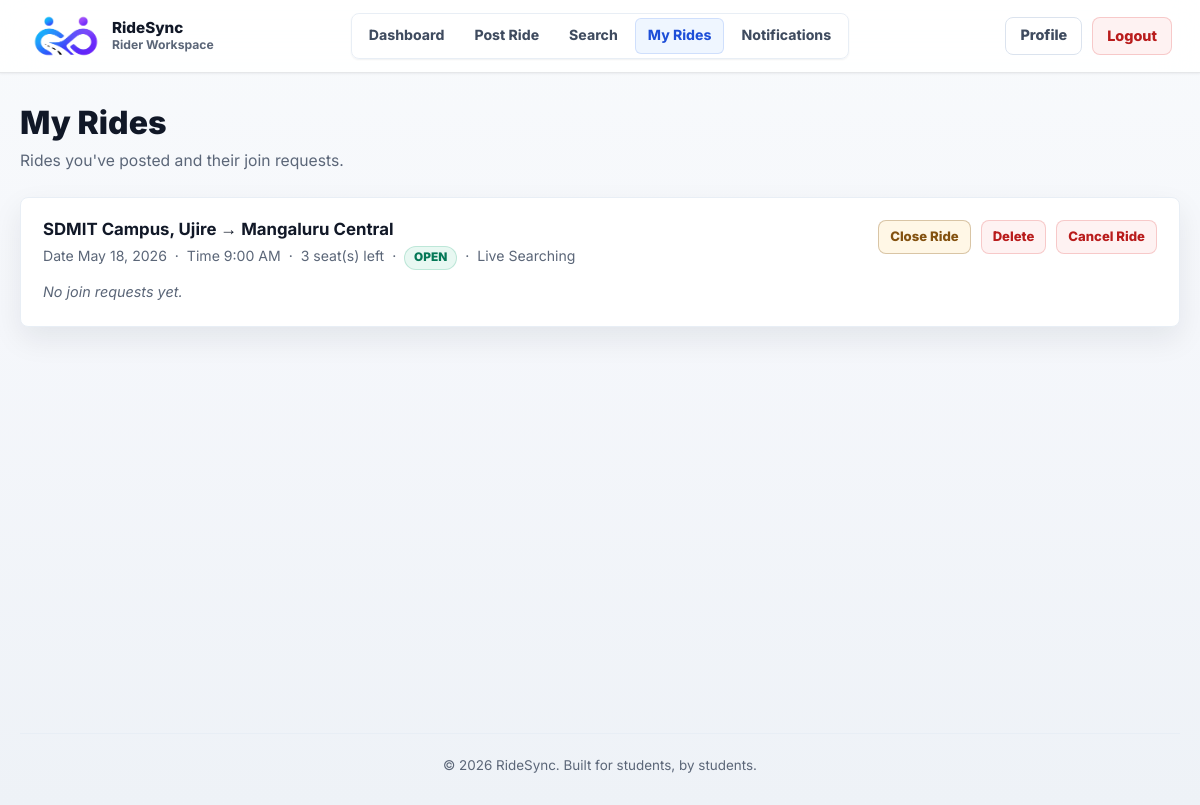
Screenshot of /pages/my_rides.php (signed in) with the database file from the repository.
### tables this page shows
CREATE TABLE IF NOT EXISTS rides (
  id INT UNSIGNED NOT NULL AUTO_INCREMENT,
  user_id INT UNSIGNED NOT NULL,
  origin VARCHAR(150) NOT NULL,
  destination VARCHAR(150) NOT NULL,
  origin_lat DECIMAL(10, 7) NULL,
  origin_lng DECIMAL(10, 7) NULL,
  destination_lat DECIMAL(10, 7) NULL,
  destination_lng DECIMAL(10, 7) NULL,
  route_distance_km DECIMAL(8, 2) NULL,
  travel_date DATE NOT NULL,
  travel_time TIME NOT NULL,
  seats_available TINYINT UNSIGNED NOT NULL DEFAULT 1,
  status ENUM('open', 'closed', 'cancelled') NOT NULL DEFAULT 'open',
  created_at TIMESTAMP NOT NULL DEFAULT CURRENT_TIMESTAMP,
  PRIMARY KEY (id),
  KEY idx_rides_user_id (user_id),
  KEY idx_rides_search (status, travel_date, travel_time),
  KEY idx_rides_user_status_time (user_id, status, travel_date, travel_time),
  CONSTRAINT fk_rides_user
    FOREIGN KEY (user_id) REFERENCES users(id)
    ON DELETE CASCADE
);

### pages/my_rides.php (the view, shortened to what this page needs)
<?php
require_once __DIR__ . '/../config/db.php';
$user_id = (int) $_SESSION['user_id'];
$stmt = $conn->prepare("
    SELECT r.*,
           COALESCE(ls.live_status, 'searching') AS live_status,
           ls.driver_id,
           (SELECT COUNT(*) FROM matches WHERE ride_id = r.id) AS match_count,
           (SELECT COUNT(*) FROM matches WHERE ride_id = r.id AND status = 'accepted') AS accepted_count
    FROM rides r
    LEFT JOIN ride_live_status ls ON ls.ride_id = r.id
    WHERE r.user_id = ?
    ORDER BY r.travel_date DESC, r.travel_time DESC
");
$stmt->bind_param("i", $user_id);
$stmt->execute();
$rides = $stmt->get_result();
require_once __DIR__ . '/../includes/header.php';
?>
<div class="page-header">
    <h1>My Rides</h1>
    <p>Rides you've posted and their join requests.</p>
</div>
<?php if ($rides->num_rows === 0): ?>
    <div class="empty-state">
        <p>You haven't posted any rides yet.</p>
        <a href="/ridesync/pages/post_ride.php" class="btn btn-primary">Post Your First Ride</a>
    </div>
<?php else: ?>
    <?php while ($ride = $rides->fetch_assoc()): ?>
        <?php
        $liveStatus = $ride['live_status'] ?? 'searching';
        $hasStartedLifecycle = in_array($liveStatus, ['driver_assigned', 'arriving', 'active', 'completed', 'cancelled'], true);
        $canCloseRide = $ride['status'] === 'open' && !in_array($liveStatus, ['active', 'completed', 'cancelled'], true);
        $canDeleteRide = (int) ($ride['match_count'] ?? 0) === 0 && !$hasStartedLifecycle;
        $canCancelRide = $ride['status'] === 'open' && !in_array($liveStatus, ['active', 'completed', 'cancelled'], true);
        ?>
        <div class="ride-manage-card <?php echo $ride['status'] !== 'open' ? 'ride-closed' : ''; ?>">
            <div class="ride-manage-header">
                <div>
                    <h2><?php echo htmlspecialchars($ride['origin']); ?> &rarr; <?php echo htmlspecialchars($ride['destination']); ?></h2>
                    <p class="ride-meta">
                        Date <?php echo date('M j, Y', strtotime($ride['travel_date'])); ?>
                        &nbsp;&middot;&nbsp;
                        Time <?php echo date('g:i A', strtotime($ride['travel_time'])); ?>
                        &nbsp;&middot;&nbsp;
                        <?php echo (int) $ride['seats_available']; ?> seat(s) left
                        &nbsp;&middot;&nbsp;
                        <span class="status-badge status-<?php echo $ride['status']; ?>">
                            <?php echo ucfirst($ride['status']); ?>
                        </span>
                        &nbsp;&middot;&nbsp;
                        Live <?php echo ucwords(str_replace('_', ' ', htmlspecialchars($liveStatus))); ?>
                    </p>
                </div>
                <div class="ride-manage-actions">
                    <?php if ($canCloseRide): ?>
                        <form method="POST" style="display:inline;">
                            <button type="submit" name="ride_action" value="close" class="btn btn-small btn-warning">Close Ride</button>
                        </form>
                    <?php endif; ?>
                    <?php if ($canDeleteRide): ?>
                        <form method="POST" style="display:inline;" data-confirm-message="Delete this ride permanently?">
                            <button type="submit" name="ride_action" value="delete" class="btn btn-small btn-danger">Delete</button>
                        </form>
                    <?php endif; ?>
                    <?php if ($canCancelRide): ?>
                        <form action="/ridesync/actions/cancel_ride_action.php" method="POST"
                              data-confirm-message="Cancel this ride? All match requests will be rejected.">
                            <button type="submit" class="btn btn-danger btn-sm">Cancel Ride</button>
                        </form>
                    <?php endif; ?>
                </div>
            </div>
            <?php
            $m_stmt = $conn->prepare("
                SELECT m.id AS match_id, m.status AS match_status, m.match_score, m.route_overlap_percent, m.created_at AS requested_at,
                       u.name, u.email, u.college, u.gender
                FROM matches m
                JOIN users u ON m.matched_user_id = u.id
                WHERE m.ride_id = ?
                ORDER BY m.created_at DESC
            ");
            $m_stmt->bind_param("i", $ride['id']);
            $m_stmt->execute();
            $match_requests = $m_stmt->get_result();
            ?>
            <?php if ($match_requests->num_rows > 0): ?>
                <div class="match-requests-section">
                    <h4>Join Requests (<?php echo $match_requests->num_rows; ?>)</h4>
                    <div class="match-list">
                        <?php while ($m = $match_requests->fetch_assoc()): ?>
                            <div class="match-item">
                                <div class="match-info">
                                    <strong><?php echo htmlspecialchars($m['name']); ?></strong>
                                    <span class="match-detail"><?php echo htmlspecialchars($m['college']); ?> · <?php echo $m['gender']; ?></span>
                                    <span class="match-detail"><?php echo htmlspecialchars($m['email']); ?></span>
                                    <span class="match-detail">Requested <?php echo date('M j, g:i A', strtotime($m['requested_at'])); ?></span>
                                    <?php if ($m['match_score'] !== null): ?>
                                        <span class="match-detail">Smart score <?php echo number_format((float) $m['match_score'], 1); ?>% &middot; <?php echo (int) $m['route_overlap_percent']; ?>% overlap</span>
                                    <?php endif; ?>
                                </div>
                                <div class="match-actions">
                                    <?php if ($m['match_status'] === 'pending'): ?>
                                        <form method="POST" action="/ridesync/actions/match_action.php" style="display:inline;">
                                            <input type="hidden" name="action" value="accept">
                                            <input type="hidden" name="match_id" value="<?php echo $m['match_id']; ?>">
                                            <input type="hidden" name="csrf_token" value="<?php echo htmlspecialchars($_SESSION['csrf_token']); ?>">
                                            <input type="hidden" name="return_to" value="/ridesync/pages/my_rides.php">
                                            <button type="submit" class="btn btn-small btn-primary">Accept</button>
                                        </form>
                                        <form method="POST" action="/ridesync/actions/match_action.php" style="display:inline;">
                                            <input type="hidden" name="action" value="reject">
                                            <input type="hidden" name="match_id" value="<?php echo $m['match_id']; ?>">
                                            <input type="hidden" name="csrf_token" value="<?php echo htmlspecialchars($_SESSION['csrf_token']); ?>">
                                            <input type="hidden" name="return_to" value="/ridesync/pages/my_rides.php">
                                            <button type="submit" class="btn btn-small btn-danger">Reject</button>
                                        </form>
                                    <?php else: ?>
                                        <span class="status-badge status-<?php echo $m['match_status']; ?>">
                                            <?php echo ucfirst($m['match_status']); ?>
                                        </span>
                                    <?php endif; ?>
                                </div>
                            </div>
                        <?php endwhile; ?>
                    </div>
                </div>
            <?php else: ?>
                <p class="no-requests">No join requests yet.</p>
            <?php endif; ?>
        </div>
    <?php endwhile; ?>
<?php endif; ?>
<?php require_once __DIR__ . '/../includes/footer.php'; ?>

### rows the page displays
rides: origin "SDMIT Campus, Ujire", destination "Mangaluru Central", travel_date "May 18, 2026", travel_time "9:00 AM", seats_available "3", status "OPEN", liveStatus "Searching"
